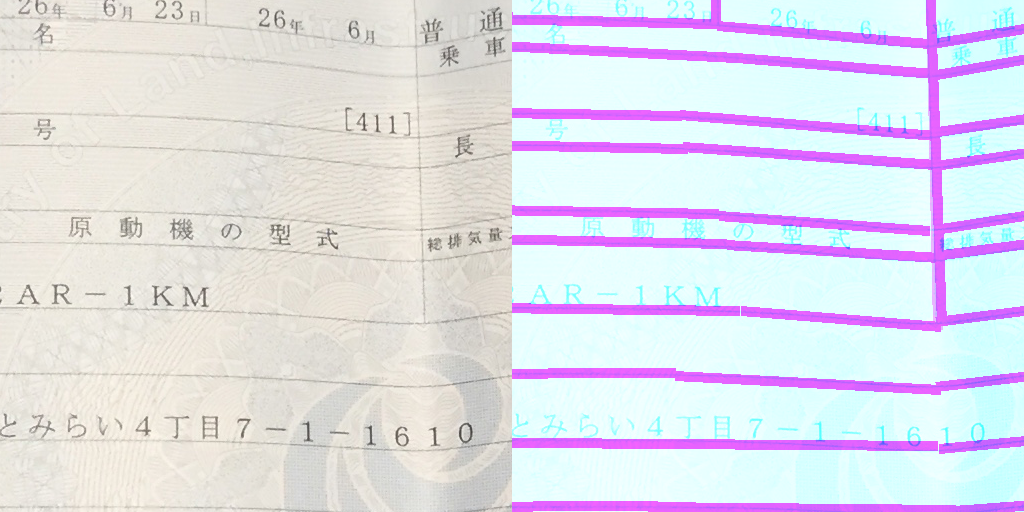
#> input picture data/croped_image/0.png, 1024 x 512 px, given as the content of the folder data/train, which was not available
$ jupyter execute crop_data.ipynb   (shell and % lines are left out)
#> lines starting #> are read from the running program, lines starting #| are printed output that depends on the picture; pictures that were not available may be replaced by others from this repository, and a replacement may not be noted
[cell 1]
import cv2
import numpy as np
from glob import glob
import matplotlib.pyplot as plt
def load_image(path, gray=False):
    '''
        return RGB or gray image
    '''
#> called with path = '_only/0.png', gray = False
#     print(path, gray)
    if gray:
        return cv2.imread(path, 0)
    else:
        return cv2.cvtColor(cv2.imread(path), cv2.COLOR_BGR2RGB)

def write_image(path, image):
    # print('write: {}, shape:{}'.format(path, image.shape))
    image = cv2.cvtColor(image, cv2.COLOR_RGB2BGR)
    return cv2.imwrite(path, image)

def show(x):
    plt.figure(figsize=(20, 20))
    plt.show(plt.imshow(x))

def normalize(im):
    _ = np.array(im<250, dtype='uint8')
    _ *= 255
    return _

paths = glob('data/train/*')
print('Num of big examples:', len(paths))
CROP_SIZE=256

[cell 2]
def split(img):
    w = img.shape[1]
    return img[:,:w//2], normalize(img[:,w//2:])

[cell 3]
img = load_image(paths[0])
img = cv2.resize(img, (0,0), fx=.5, fy=.5)
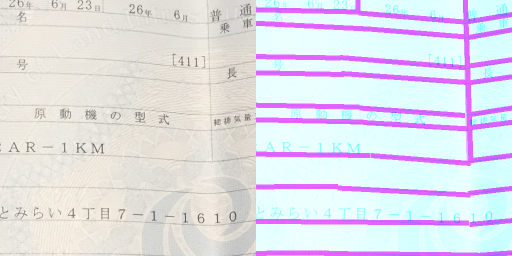
#> img: shape (256, 512, 3); mean R, G, B 225.3, 223, 234.7
a, b = split(img)
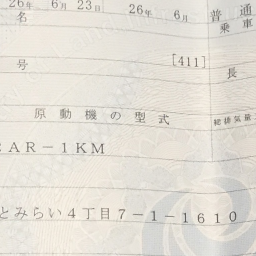
#> a: shape (256, 256, 3); mean R, G, B 227.3, 223, 214.4
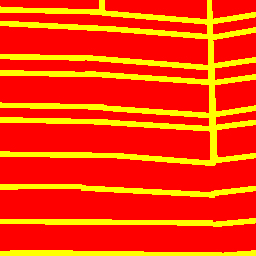
#> b: shape (256, 256, 3); mean R, G, B 255, 57.9, 0

[cell 4]
def random_crop(a, b):
    h,w = a.shape[:2]
    i1 = np.random.choice(h-CROP_SIZE)
    i2 = np.random.choice(w-CROP_SIZE)
    a_=  a[i1:i1+CROP_SIZE, i2:i2+CROP_SIZE]
    b_=  b[i1:i1+CROP_SIZE, i2:i2+CROP_SIZE]
    return np.concatenate([a_, b_], axis=1)

[cell 5]
i = 0
from tqdm import tqdm
for path in paths:
    bigimg = load_image(path)

    a,b = split(bigimg)
#> a: shape (512, 512, 3)
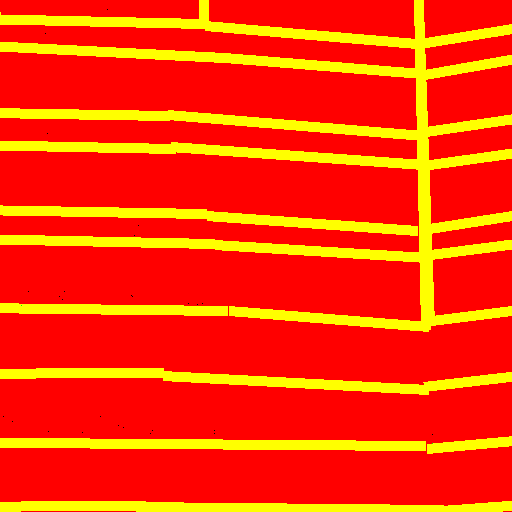
#> b: shape (512, 512, 3); mean R, G, B 255, 52.6, 0
    for _ in tqdm(range(4000)):
        sample = random_crop(a, b)
        # plt.show(plt.imshow(sample))
        write_image('data/croped_image/{}.png'.format(i), sample)
        i += 1
